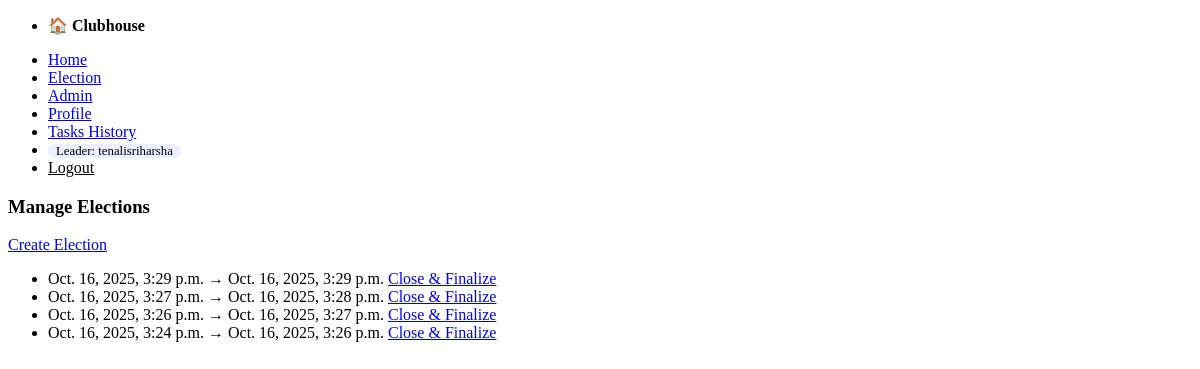
The app's page /elections/manage/ (signed in) with its own data.
### core/models.py (models this page shows, shortened)
class SiteSetting(models.Model):
    join_code = models.CharField(max_length=32, blank=True, default='')
    current_leader = models.ForeignKey(
        User, null=True, blank=True, on_delete=models.SET_NULL, related_name='leader_of'
    )
    @classmethod
    def get_solo(cls):
        obj, _ = cls.objects.get_or_create(pk=1)
        return obj

### elections/models.py (models this page shows, shortened)
class Election(models.Model):
    start_at = models.DateTimeField()
    end_at = models.DateTimeField()
    created_by = models.ForeignKey(User, null=True, blank=True, on_delete=models.SET_NULL)

### elections/views.py (the view)
# urls.py: path('manage/', views.manage, name='manage'),
@login_required
@user_passes_test(is_admin_or_leader)
def manage(request):
    elections = Election.objects.order_by('-start_at')[:12]
    return render(request, 'elections/manage.html', {'elections': elections})

### core/context_processors.py (called while the page is built)
def site_settings(request):
    return {'SITE': SiteSetting.get_solo()}

### elections/views.py (called while the page is built)
def is_admin_or_leader(user):
    settings = SiteSetting.get_solo()
    return user.is_superuser or user.is_staff or (settings.current_leader_id == user.id)

### templates/elections/manage.html
{% extends "base.html" %}
{% block content %}
<h3>Manage Elections</h3>
<p><a href="{% url 'elections:create' %}">Create Election</a></p>
<ul>
  {% for e in elections %}
    <li>
      {{ e.start_at }} → {{ e.end_at }}
      <a href="{% url 'elections:close' e.id %}">Close & Finalize</a>
    </li>
  {% endfor %}
</ul>
{% endblock %}

### templates/base.html (shortened to what this page needs)
<!doctype html>
<html lang="en">
<head>
  <link rel="stylesheet" href="https://unpkg.com/@picocss/pico@1.5.10/css/pico.min.css">
</head>
<body>
  <nav class="container-fluid">
    <ul>
      <li><strong>🏠 Clubhouse</strong></li>
    </ul>
    <ul>
      {% if user.is_authenticated %}
        <li><a href="{% url 'tasksapp:home' %}">Home</a></li>
        <li><a href="{% url 'elections:current' %}">Election</a></li>
        {% if user.is_superuser or user.is_staff %}<li><a href="{% url 'core:admin_panel' %}">Admin</a></li>{% endif %}
        <li><a href="{% url 'accounts:profile' %}">Profile</a></li>
        <li><a href="{% url 'tasksapp:history' %}">Tasks History</a></li>
        <li><span class="badge">Leader: {{ SITE.current_leader.username|default:"—" }}</span></li>
        <li>
          <form method="post" action="{% url 'accounts:logout' %}" style="display:inline;">
            <button type="submit" class="linklike">Logout</button>
          </form>
        </li>
      {% else %}
        <li><a href="{% url 'accounts:login' %}">Login</a></li>
        <li><a href="{% url 'accounts:signup' %}">Signup</a></li>
      {% endif %}
    </ul>
  </nav>
  <main class="container">
    {% block content %}{% endblock %}
  </main>
</body>
</html>

### templates/base.html (style rules this page uses)
.badge { background: #eef; padding: 0 .5rem; border-radius: 999px; font-size: .8rem; }
nav ul { align-items: center; }
.linklike { background: none; border: none; padding: 0; color: inherit; text-decoration: underline; cursor: pointer; font: inherit; }

### records on screen
SiteSetting: current_leader.username "tenalisriharsha"
Election: start_at "Oct. 16, 2025, 3:29 p.m.", end_at "Oct. 16, 2025, 3:29 p.m."
Election: start_at "Oct. 16, 2025, 3:27 p.m.", end_at "Oct. 16, 2025, 3:28 p.m."
Election: start_at "Oct. 16, 2025, 3:26 p.m.", end_at "Oct. 16, 2025, 3:27 p.m."
Election: start_at "Oct. 16, 2025, 3:24 p.m.", end_at "Oct. 16, 2025, 3:26 p.m."
